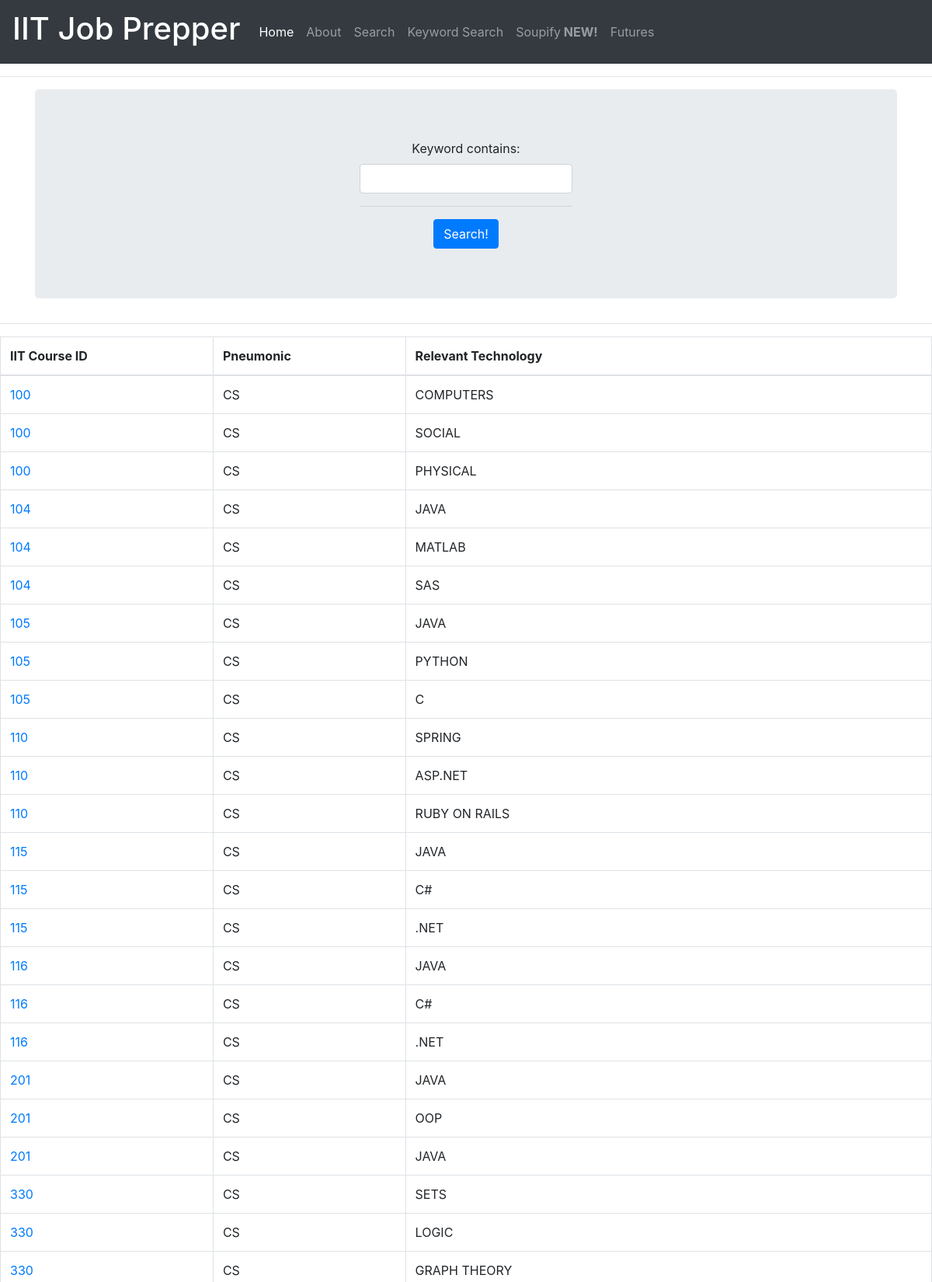
/kw_search/ (upper part), run on the app's committed database.
### jobView/models.py (models this page shows, shortened)
class Keyword(models.Model):
	course_pneumonic = models.CharField(max_length=5)
	course_id = models.IntegerField()
	keyword = models.TextField()

### jobView/views.py (the view)
# urls.py: path('kw_search/', views.kw_search, name='kw_search')
def kw_search(request):
	keyword = Keyword.objects.all()
	keyword_filter = KeywordFilter(request.GET, queryset=keyword)
	return render(request, 'kw_search.html', {'filter':keyword_filter})

### templates/kw_search.html (shortened to what this page needs)
<!DOCTYPE html>
<html>
<head>
	<link rel="stylesheet" href="https://stackpath.bootstrapcdn.com/bootstrap/4.3.1/css/bootstrap.min.css">
</head>
<body>
	<nav class="navbar navbar-expand-lg navbar-dark bg-dark">
		<a class="navbar-brand" href="#"><h1 class='lobster'>IIT Job Prepper</h1></a>
		<div class="collapse navbar-collapse" id="navbarNavAltMarkup">
			<div class="navbar-nav">
				<a class="nav-item nav-link active" href="{% url 'index' %}">Home <span class="sr-only">(current)</span></a>
				<a class="nav-item nav-link" href="{% url 'about' %}">About</a>
					<a class="nav-item nav-link" href="{% url 'search' %}">Search</a>
						<a class="nav-item nav-link" href="{%url 'kw_search' %}">Keyword Search</a>
						<a class="nav-item nav-link" href="{%url 'soupify' %}">Soupify<strong> NEW!</strong></a>
				<a class="nav-item nav-link" href="{%url 'futures' %}">Futures</a>
			</div>
		</div>
	</nav>
	<hr>
<div class='container'>
<div class='jumbotron'>
<div class='textual'>
	{% load widget_tweaks %}
	{% block content %}
	<form method='get'>
		<div class="well">
			<div class="textual">
				{{ filter.form.keyword.label_tag }}
				{% render_field filter.form.keyword class="form-control" %}
			</div>
<hr>
		<button class='btn btn-primary' type ='submit'>Search!</button>
	</form>
	</div>
	</div>
</div>
	<hr>
	<table class="table table-bordered">
		<thead>
			<tr>
				<th>IIT Course ID</th>
				<th>Pneumonic</th>
				<th>Relevant Technology</th>
			</tr>
		</thead>
		<tbody>
				{% for course in filter.qs %}
			<tr>
				<td><a href="{{ course.id }}">{{course.course_id}}</a></td>
				<td>{{ course.course_pneumonic }}</td>
				<td>{{ course.keyword }}</td>
			</tr>
			{% empty %}
			<tr>
				<td colspan="5">No data</td>
			</tr>
			{% endfor %}
		</tbody>
	</table>
	{% endblock %}
</body>
</html>

### templates/kw_search.html (style rules this page uses)
.textual { text-align: center; }
form { display: inline-block; }

### data on the page
Keyword: course_id "100", course_pneumonic "CS", keyword "COMPUTERS"
Keyword: course_id "100", course_pneumonic "CS", keyword "SOCIAL"
Keyword: course_id "100", course_pneumonic "CS", keyword "PHYSICAL"
Keyword: course_id "104", course_pneumonic "CS", keyword "JAVA"
Keyword: course_id "104", course_pneumonic "CS", keyword "MATLAB"
Keyword: course_id "104", course_pneumonic "CS", keyword "SAS"
Keyword: course_id "105", course_pneumonic "CS", keyword "JAVA"
Keyword: course_id "105", course_pneumonic "CS", keyword "PYTHON"
Keyword: course_id "105", course_pneumonic "CS", keyword "C"
Keyword: course_id "110", course_pneumonic "CS", keyword "SPRING"
Keyword: course_id "110", course_pneumonic "CS", keyword "ASP.NET"
Keyword: course_id "110", course_pneumonic "CS", keyword "RUBY ON RAILS"
Keyword: course_id "115", course_pneumonic "CS", keyword "JAVA"
Keyword: course_id "115", course_pneumonic "CS", keyword "C#"
Keyword: course_id "115", course_pneumonic "CS", keyword ".NET"
Keyword: course_id "116", course_pneumonic "CS", keyword "JAVA"
Keyword: course_id "116", course_pneumonic "CS", keyword "C#"
Keyword: course_id "116", course_pneumonic "CS", keyword ".NET"
Keyword: course_id "201", course_pneumonic "CS", keyword "JAVA"
Keyword: course_id "201", course_pneumonic "CS", keyword "OOP"
Keyword: course_id "201", course_pneumonic "CS", keyword "JAVA"
Keyword: course_id "330", course_pneumonic "CS", keyword "SETS"
Keyword: course_id "330", course_pneumonic "CS", keyword "LOGIC"
Keyword: course_id "330", course_pneumonic "CS", keyword "GRAPH THEORY"

### other printed values
{{ filter.form.keyword.label_tag }} "Keyword contains:"
